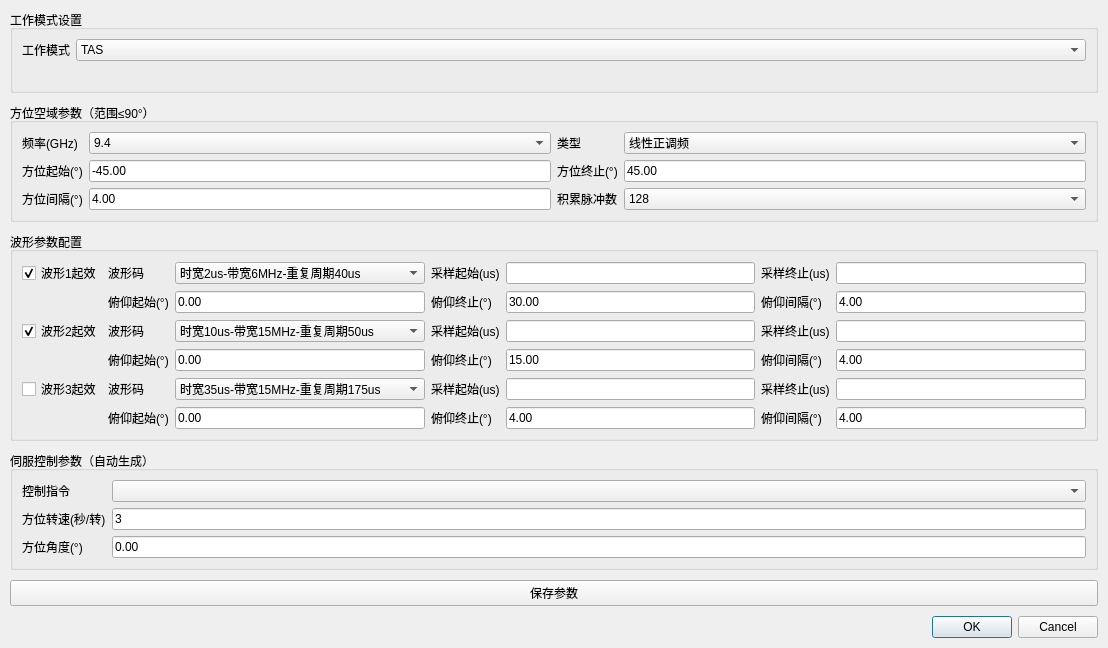
<?xml version="1.0" encoding="UTF-8"?>
<ui version="4.0">
 <class>TASModeDialog</class>
 <widget class="QDialog" name="TASModeDialog">
  <property name="geometry">
   <rect>
    <x>0</x>
    <y>0</y>
    <width>1108</width>
    <height>648</height>
   </rect>
  </property>
  <property name="windowTitle">
   <string>TAS模式设置</string>
  </property>
  <layout class="QVBoxLayout" name="verticalLayout">
   <property name="spacing">
    <number>10</number>
   </property>
   <property name="leftMargin">
    <number>10</number>
   </property>
   <property name="topMargin">
    <number>10</number>
   </property>
   <property name="rightMargin">
    <number>10</number>
   </property>
   <property name="bottomMargin">
    <number>10</number>
   </property>
   <item>
    <widget class="QGroupBox" name="groupWorkMode">
     <property name="title">
      <string>工作模式设置</string>
     </property>
     <layout class="QFormLayout" name="formLayout">
      <item row="0" column="0">
       <widget class="QLabel" name="labelWorkMode">
        <property name="text">
         <string>工作模式</string>
        </property>
       </widget>
      </item>
      <item row="0" column="1">
       <widget class="CustomComboBox" name="workMode">
        <property name="currentIndex">
         <number>1</number>
        </property>
        <item>
         <property name="text">
          <string>TWS</string>
         </property>
        </item>
        <item>
         <property name="text">
          <string>TAS</string>
         </property>
        </item>
       </widget>
      </item>
     </layout>
    </widget>
   </item>
   <item>
    <widget class="QGroupBox" name="groupSector">
     <property name="title">
      <string>方位空域参数（范围≤90°）</string>
     </property>
     <layout class="QGridLayout" name="gridLayout_sector">
      <item row="0" column="0">
       <widget class="QLabel" name="label_freq">
        <property name="text">
         <string>频率(GHz)</string>
        </property>
       </widget>
      </item>
      <item row="0" column="1">
       <widget class="CustomComboBox" name="freq">
        <property name="currentIndex">
         <number>4</number>
        </property>
        <item>
         <property name="text">
          <string>9.0</string>
         </property>
        </item>
        <item>
         <property name="text">
          <string>9.1</string>
         </property>
        </item>
        <item>
         <property name="text">
          <string>9.2</string>
         </property>
        </item>
        <item>
         <property name="text">
          <string>9.3</string>
         </property>
        </item>
        <item>
         <property name="text">
          <string>9.4</string>
         </property>
        </item>
        <item>
         <property name="text">
          <string>9.5</string>
         </property>
        </item>
        <item>
         <property name="text">
          <string>9.6</string>
         </property>
        </item>
        <item>
         <property name="text">
          <string>9.7</string>
         </property>
        </item>
        <item>
         <property name="text">
          <string>9.8</string>
         </property>
        </item>
       </widget>
      </item>
      <item row="0" column="2">
       <widget class="QLabel" name="label_type">
        <property name="text">
         <string>类型</string>
        </property>
       </widget>
      </item>
      <item row="0" column="3">
       <widget class="CustomComboBox" name="type">
        <property name="currentIndex">
         <number>1</number>
        </property>
        <item>
         <property name="text">
          <string>线性负调频</string>
         </property>
        </item>
        <item>
         <property name="text">
          <string>线性正调频</string>
         </property>
        </item>
       </widget>
      </item>
      <item row="1" column="0">
       <widget class="QLabel" name="label_azistart">
        <property name="text">
         <string>方位起始(°)</string>
        </property>
       </widget>
      </item>
      <item row="1" column="1">
       <widget class="QLineEdit" name="azistart">
        <property name="text">
         <string>-45.00</string>
        </property>
       </widget>
      </item>
      <item row="1" column="2">
       <widget class="QLabel" name="label_aziend">
        <property name="text">
         <string>方位终止(°)</string>
        </property>
       </widget>
      </item>
      <item row="1" column="3">
       <widget class="QLineEdit" name="aziend">
        <property name="text">
         <string>45.00</string>
        </property>
       </widget>
      </item>
      <item row="2" column="0">
       <widget class="QLabel" name="label_azistep">
        <property name="text">
         <string>方位间隔(°)</string>
        </property>
       </widget>
      </item>
      <item row="2" column="1">
       <widget class="QLineEdit" name="azistep">
        <property name="text">
         <string>4.00</string>
        </property>
        <property name="readOnly">
         <bool>true</bool>
        </property>
       </widget>
      </item>
      <item row="2" column="2">
       <widget class="QLabel" name="label_pulsenum">
        <property name="text">
         <string>积累脉冲数</string>
        </property>
       </widget>
      </item>
      <item row="2" column="3">
       <widget class="CustomComboBox" name="pulseNum1">
        <property name="currentIndex">
         <number>2</number>
        </property>
        <item>
         <property name="text">
          <string>32</string>
         </property>
        </item>
        <item>
         <property name="text">
          <string>64</string>
         </property>
        </item>
        <item>
         <property name="text">
          <string>128</string>
         </property>
        </item>
        <item>
         <property name="text">
          <string>256</string>
         </property>
        </item>
        <item>
         <property name="text">
          <string>512</string>
         </property>
        </item>
        <item>
         <property name="text">
          <string>1024</string>
         </property>
        </item>
       </widget>
      </item>
     </layout>
    </widget>
   </item>
   <item>
    <widget class="QGroupBox" name="groupWaveform">
     <property name="title">
      <string>波形参数配置</string>
     </property>
     <layout class="QGridLayout" name="gridLayout_waveform">
      <item row="3" column="6">
       <widget class="QLineEdit" name="samplelen2"/>
      </item>
      <item row="5" column="4">
       <widget class="QLineEdit" name="samplestart3"/>
      </item>
      <item row="3" column="3">
       <widget class="QLabel" name="label_samplestart2">
        <property name="text">
         <string>采样起始(us)</string>
        </property>
       </widget>
      </item>
      <item row="3" column="1">
       <widget class="QLabel" name="label_wave2">
        <property name="text">
         <string>波形码</string>
        </property>
       </widget>
      </item>
      <item row="5" column="5">
       <widget class="QLabel" name="label_samplelen3">
        <property name="text">
         <string>采样终止(us)</string>
        </property>
       </widget>
      </item>
      <item row="5" column="6">
       <widget class="QLineEdit" name="samplelen3"/>
      </item>
      <item row="0" column="1">
       <widget class="QLabel" name="label_wave1">
        <property name="text">
         <string>波形码</string>
        </property>
       </widget>
      </item>
      <item row="3" column="2">
       <widget class="CustomComboBox" name="wave2">
        <property name="currentIndex">
         <number>9</number>
        </property>
        <item>
         <property name="text">
          <string>时宽2us-带宽15MHz-重复周期40us</string>
         </property>
        </item>
        <item>
         <property name="text">
          <string>时宽2us-带宽15MHz-重复周期25us</string>
         </property>
        </item>
        <item>
         <property name="text">
          <string>时宽4us-带宽15MHz-重复周期20us</string>
         </property>
        </item>
        <item>
         <property name="text">
          <string>时宽10us-带宽15MHz-重复周期50us</string>
         </property>
        </item>
        <item>
         <property name="text">
          <string>时宽20us-带宽15MHz-重复周期100us</string>
         </property>
        </item>
        <item>
         <property name="text">
          <string>时宽35us-带宽15MHz-重复周期175us</string>
         </property>
        </item>
        <item>
         <property name="text">
          <string>时宽1us-带宽15MHz-重复周期15us</string>
         </property>
        </item>
        <item>
         <property name="text">
          <string>时宽1us-带宽15MHz-重复周期30us</string>
         </property>
        </item>
        <item>
         <property name="text">
          <string>时宽1us-带宽15MHz-重复周期40us</string>
         </property>
        </item>
        <item>
         <property name="text">
          <string>时宽10us-带宽15MHz-重复周期50us</string>
         </property>
        </item>
        <item>
         <property name="text">
          <string>时宽25us-带宽15MHz-重复周期125us</string>
         </property>
        </item>
        <item>
         <property name="text">
          <string>时宽35us-带宽15MHz-重复周期175us</string>
         </property>
        </item>
       </widget>
      </item>
      <item row="5" column="3">
       <widget class="QLabel" name="label_samplestart3">
        <property name="text">
         <string>采样起始(us)</string>
        </property>
       </widget>
      </item>
      <item row="5" column="2">
       <widget class="CustomComboBox" name="wave3">
        <property name="currentIndex">
         <number>11</number>
        </property>
        <item>
         <property name="text">
          <string>时宽2us-带宽15MHz-重复周期40us</string>
         </property>
        </item>
        <item>
         <property name="text">
          <string>时宽2us-带宽15MHz-重复周期25us</string>
         </property>
        </item>
        <item>
         <property name="text">
          <string>时宽4us-带宽15MHz-重复周期20us</string>
         </property>
        </item>
        <item>
         <property name="text">
          <string>时宽10us-带宽15MHz-重复周期50us</string>
         </property>
        </item>
        <item>
         <property name="text">
          <string>时宽20us-带宽15MHz-重复周期100us</string>
         </property>
        </item>
        <item>
         <property name="text">
          <string>时宽35us-带宽15MHz-重复周期175us</string>
         </property>
        </item>
        <item>
         <property name="text">
          <string>时宽1us-带宽15MHz-重复周期15us</string>
         </property>
        </item>
        <item>
         <property name="text">
          <string>时宽1us-带宽15MHz-重复周期30us</string>
         </property>
        </item>
        <item>
         <property name="text">
          <string>时宽1us-带宽15MHz-重复周期40us</string>
         </property>
        </item>
        <item>
         <property name="text">
          <string>时宽10us-带宽15MHz-重复周期50us</string>
         </property>
        </item>
        <item>
         <property name="text">
          <string>时宽25us-带宽15MHz-重复周期125us</string>
         </property>
        </item>
        <item>
         <property name="text">
          <string>时宽35us-带宽15MHz-重复周期175us</string>
         </property>
        </item>
       </widget>
      </item>
      <item row="3" column="4">
       <widget class="QLineEdit" name="samplestart2"/>
      </item>
      <item row="5" column="0">
       <widget class="QCheckBox" name="enable3">
        <property name="text">
         <string>波形3起效</string>
        </property>
        <property name="checked">
         <bool>false</bool>
        </property>
       </widget>
      </item>
      <item row="3" column="0">
       <widget class="QCheckBox" name="enable2">
        <property name="text">
         <string>波形2起效</string>
        </property>
        <property name="checked">
         <bool>true</bool>
        </property>
       </widget>
      </item>
      <item row="3" column="5">
       <widget class="QLabel" name="label_samplelen2">
        <property name="text">
         <string>采样终止(us)</string>
        </property>
       </widget>
      </item>
      <item row="5" column="1">
       <widget class="QLabel" name="label_wave3">
        <property name="text">
         <string>波形码</string>
        </property>
       </widget>
      </item>
      <item row="0" column="0">
       <widget class="QCheckBox" name="enable1">
        <property name="text">
         <string>波形1起效</string>
        </property>
        <property name="checked">
         <bool>true</bool>
        </property>
       </widget>
      </item>
      <item row="0" column="2">
       <widget class="CustomComboBox" name="wave1">
        <property name="currentIndex">
         <number>0</number>
        </property>
        <item>
         <property name="text">
          <string>时宽2us-带宽6MHz-重复周期40us</string>
         </property>
        </item>
        <item>
         <property name="text">
          <string>时宽2us-带宽6MHz-重复周期25us</string>
         </property>
        </item>
        <item>
         <property name="text">
          <string>时宽4us-带宽6MHz-重复周期20us</string>
         </property>
        </item>
        <item>
         <property name="text">
          <string>时宽10us-带宽6MHz-重复周期50us</string>
         </property>
        </item>
        <item>
         <property name="text">
          <string>时宽20us-带宽6MHz-重复周期100us</string>
         </property>
        </item>
        <item>
         <property name="text">
          <string>时宽35us-带宽6MHz-重复周期175us</string>
         </property>
        </item>
        <item>
         <property name="text">
          <string>时宽1us-带宽15MHz-重复周期15us</string>
         </property>
        </item>
        <item>
         <property name="text">
          <string>时宽1us-带宽15MHz-重复周期30us</string>
         </property>
        </item>
        <item>
         <property name="text">
          <string>时宽1us-带宽15MHz-重复周期40us</string>
         </property>
        </item>
        <item>
         <property name="text">
          <string>时宽10us-带宽15MHz-重复周期50us</string>
         </property>
        </item>
        <item>
         <property name="text">
          <string>时宽25us-带宽15MHz-重复周期125us</string>
         </property>
        </item>
        <item>
         <property name="text">
          <string>时宽35us-带宽15MHz-重复周期175us</string>
         </property>
        </item>
       </widget>
      </item>
      <item row="0" column="3">
       <widget class="QLabel" name="label_samplestart1">
        <property name="text">
         <string>采样起始(us)</string>
        </property>
       </widget>
      </item>
      <item row="0" column="4">
       <widget class="QLineEdit" name="samplestart1"/>
      </item>
      <item row="0" column="5">
       <widget class="QLabel" name="label_samplelen1">
        <property name="text">
         <string>采样终止(us)</string>
        </property>
       </widget>
      </item>
      <item row="0" column="6">
       <widget class="QLineEdit" name="samplelen1"/>
      </item>
      <item row="2" column="6">
       <widget class="QLineEdit" name="elestep1">
        <property name="text">
         <string>4.00</string>
        </property>
       </widget>
      </item>
      <item row="2" column="5">
       <widget class="QLabel" name="label_elestep1">
        <property name="text">
         <string>俯仰间隔(°)</string>
        </property>
       </widget>
      </item>
      <item row="2" column="4">
       <widget class="QLineEdit" name="eleend1">
        <property name="text">
         <string>30.00</string>
        </property>
       </widget>
      </item>
      <item row="2" column="3">
       <widget class="QLabel" name="label_eleend1">
        <property name="text">
         <string>俯仰终止(°)</string>
        </property>
       </widget>
      </item>
      <item row="2" column="2">
       <widget class="QLineEdit" name="elestart1">
        <property name="text">
         <string>0.00</string>
        </property>
       </widget>
      </item>
      <item row="2" column="1">
       <widget class="QLabel" name="label_elestart1">
        <property name="text">
         <string>俯仰起始(°)</string>
        </property>
       </widget>
      </item>
      <item row="4" column="6">
       <widget class="QLineEdit" name="elestep2">
        <property name="text">
         <string>4.00</string>
        </property>
       </widget>
      </item>
      <item row="4" column="5">
       <widget class="QLabel" name="label_elestep2">
        <property name="text">
         <string>俯仰间隔(°)</string>
        </property>
       </widget>
      </item>
      <item row="4" column="4">
       <widget class="QLineEdit" name="eleend2">
        <property name="text">
         <string>15.00</string>
        </property>
       </widget>
      </item>
      <item row="4" column="3">
       <widget class="QLabel" name="label_eleend2">
        <property name="text">
         <string>俯仰终止(°)</string>
        </property>
       </widget>
      </item>
      <item row="4" column="2">
       <widget class="QLineEdit" name="elestart2">
        <property name="text">
         <string>0.00</string>
        </property>
       </widget>
      </item>
      <item row="4" column="1">
       <widget class="QLabel" name="label_elestart2">
        <property name="text">
         <string>俯仰起始(°)</string>
        </property>
       </widget>
      </item>
      <item row="6" column="6">
       <widget class="QLineEdit" name="elestep3">
        <property name="text">
         <string>4.00</string>
        </property>
       </widget>
      </item>
      <item row="6" column="5">
       <widget class="QLabel" name="label_elestep3">
        <property name="text">
         <string>俯仰间隔(°)</string>
        </property>
       </widget>
      </item>
      <item row="6" column="4">
       <widget class="QLineEdit" name="eleend3">
        <property name="text">
         <string>4.00</string>
        </property>
       </widget>
      </item>
      <item row="6" column="3">
       <widget class="QLabel" name="label_eleend3">
        <property name="text">
         <string>俯仰终止(°)</string>
        </property>
       </widget>
      </item>
      <item row="6" column="2">
       <widget class="QLineEdit" name="elestart3">
        <property name="text">
         <string>0.00</string>
        </property>
       </widget>
      </item>
      <item row="6" column="1">
       <widget class="QLabel" name="label_elestart3">
        <property name="text">
         <string>俯仰起始(°)</string>
        </property>
       </widget>
      </item>
     </layout>
    </widget>
   </item>
   <item>
    <widget class="QGroupBox" name="groupServo">
     <property name="title">
      <string>伺服控制参数（自动生成）</string>
     </property>
     <layout class="QFormLayout" name="formLayout_servo">
      <item row="0" column="0">
       <widget class="QLabel" name="labelCmd">
        <property name="text">
         <string>控制指令</string>
        </property>
       </widget>
      </item>
      <item row="0" column="1">
       <widget class="CustomComboBox" name="cmdCombo"/>
      </item>
      <item row="1" column="1">
       <widget class="QLineEdit" name="speedEdit">
        <property name="text">
         <string>3</string>
        </property>
       </widget>
      </item>
      <item row="2" column="0">
       <widget class="QLabel" name="labelAngle">
        <property name="text">
         <string>方位角度(°)</string>
        </property>
       </widget>
      </item>
      <item row="2" column="1">
       <widget class="QLineEdit" name="angleEdit">
        <property name="text">
         <string>0.00</string>
        </property>
       </widget>
      </item>
      <item row="1" column="0">
       <widget class="QLabel" name="labelSpeed">
        <property name="text">
         <string>方位转速(秒/转)</string>
        </property>
       </widget>
      </item>
     </layout>
    </widget>
   </item>
   <item>
    <widget class="QPushButton" name="saveButton">
     <property name="text">
      <string>保存参数</string>
     </property>
    </widget>
   </item>
   <item>
    <widget class="QDialogButtonBox" name="buttonBox">
     <property name="standardButtons">
      <set>QDialogButtonBox::Cancel|QDialogButtonBox::Ok</set>
     </property>
     <property name="centerButtons">
      <bool>false</bool>
     </property>
    </widget>
   </item>
  </layout>
 </widget>
 <customwidgets>
  <customwidget>
   <class>CustomComboBox</class>
   <extends>QComboBox</extends>
   <header>cusWidgets/customcombobox.h</header>
  </customwidget>
 </customwidgets>
 <resources/>
 <connections/>
</ui>
